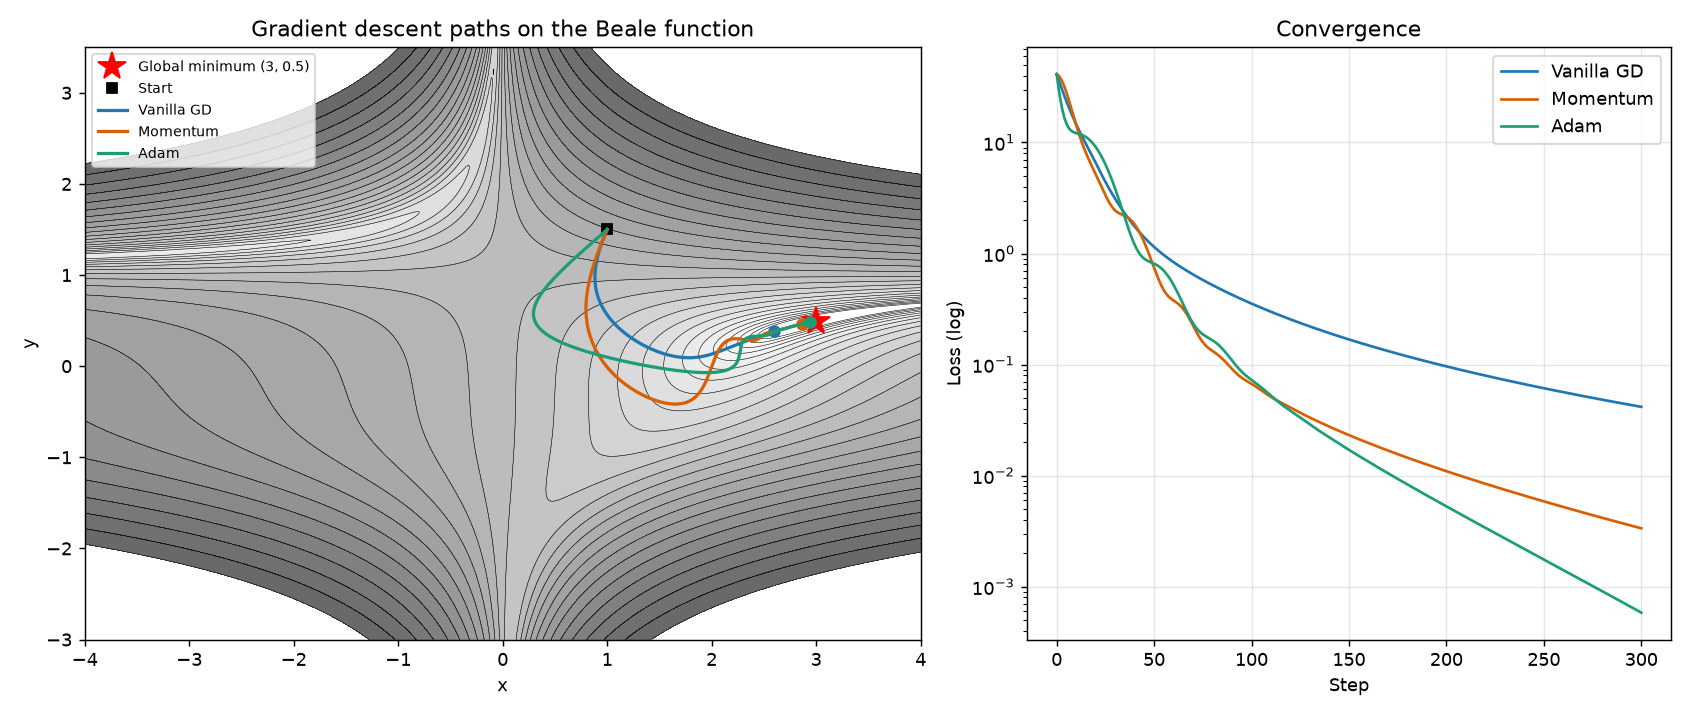

This chart was generated by the following Python code:
"""Visualise gradient descent on a 2D loss surface.

Compares vanilla GD, momentum and Adam on the Beale function (narrow curved
valley, non-convex), showing the paths on a contour plot and loss vs. step.

Usage:
    python gradient_descent.py                 # save gradient_descent.png
    python gradient_descent.py --animate       # also save gradient_descent.gif
    python gradient_descent.py --lr 0.005 --steps 400
"""
import argparse

import matplotlib

matplotlib.use("Agg")
import matplotlib.pyplot as plt
import numpy as np
from matplotlib.animation import FuncAnimation, PillowWriter


def loss(p):
    x, y = p
    return (1.5 - x + x * y) ** 2 + (2.25 - x + x * y**2) ** 2 + (2.625 - x + x * y**3) ** 2


def grad(p):
    x, y = p
    a, b, c = 1.5 - x + x * y, 2.25 - x + x * y**2, 2.625 - x + x * y**3
    dx = 2 * a * (y - 1) + 2 * b * (y**2 - 1) + 2 * c * (y**3 - 1)
    dy = 2 * a * x + 2 * b * 2 * x * y + 2 * c * 3 * x * y**2
    return np.array([dx, dy])


def clip(g, max_norm=10.0):
    """Gradient clipping keeps the steep walls of the surface from diverging."""
    n = np.linalg.norm(g)
    return g if n <= max_norm else g * max_norm / n


def vanilla(start, lr, steps):
    p, path = np.array(start, float), [np.array(start, float)]
    for _ in range(steps):
        p = p - lr * clip(grad(p))
        path.append(p)
    return np.array(path)


def momentum(start, lr, steps, beta=0.9):
    p, v, path = np.array(start, float), np.zeros(2), [np.array(start, float)]
    for _ in range(steps):
        v = beta * v + clip(grad(p))
        p = p - lr * v
        path.append(p)
    return np.array(path)


def adam(start, lr, steps, b1=0.9, b2=0.999, eps=1e-8):
    p, m, v, path = np.array(start, float), np.zeros(2), np.zeros(2), [np.array(start, float)]
    for t in range(1, steps + 1):
        g = grad(p)
        m = b1 * m + (1 - b1) * g
        v = b2 * v + (1 - b2) * g**2
        p = p - lr * (m / (1 - b1**t)) / (np.sqrt(v / (1 - b2**t)) + eps)
        path.append(p)
    return np.array(path)


def main():
    ap = argparse.ArgumentParser()
    ap.add_argument("--lr", type=float, default=0.005, help="learning rate for GD/momentum")
    ap.add_argument("--adam-lr", type=float, default=0.1)
    ap.add_argument("--steps", type=int, default=300)
    ap.add_argument("--animate", action="store_true")
    args = ap.parse_args()

    start = (1.0, 1.5)
    runs = {
        "Vanilla GD": (vanilla(start, args.lr, args.steps), "#1f77b4"),
        "Momentum": (momentum(start, args.lr / 4, args.steps), "#d95f02"),
        "Adam": (adam(start, args.adam_lr, args.steps), "#1b9e77"),
    }

    xs, ys = np.linspace(-4, 4, 400), np.linspace(-3, 3.5, 400)
    X, Y = np.meshgrid(xs, ys)
    Z = loss((X, Y))
    levels = np.logspace(-1, 3.2, 25)

    fig, (ax, ax2) = plt.subplots(1, 2, figsize=(13, 5.5), gridspec_kw={"width_ratios": [1.3, 1]})
    ax.contourf(X, Y, Z, levels=levels, norm=matplotlib.colors.LogNorm(), cmap="Greys", alpha=0.6)
    ax.contour(X, Y, Z, levels=levels, colors="k", linewidths=0.3)
    ax.plot(3, 0.5, "r*", ms=16, label="Global minimum (3, 0.5)")
    ax.plot(*start, "ks", label="Start")
    ax2.set_yscale("log")
    ax2.set(xlabel="Step", ylabel="Loss (log)", title="Convergence")
    ax.set(xlabel="x", ylabel="y", title="Gradient descent paths on the Beale function")

    lines, dots = {}, {}
    for name, (path, color) in runs.items():
        (lines[name],) = ax.plot([], [], "-", color=color, lw=1.8, label=name)
        (dots[name],) = ax.plot([], [], "o", color=color)
        ax2.plot([loss(p) + 1e-12 for p in path], color=color, label=name)
    ax.legend(loc="upper left", fontsize=8)
    ax2.legend()
    ax2.grid(alpha=0.3)

    def draw(i):
        for name, (path, _) in runs.items():
            lines[name].set_data(path[: i + 1, 0], path[: i + 1, 1])
            dots[name].set_data([path[i, 0]], [path[i, 1]])
        return [*lines.values(), *dots.values()]

    draw(args.steps)
    fig.tight_layout()
    fig.savefig("gradient_descent.png", dpi=130)
    print("Saved gradient_descent.png")
    for name, (path, _) in runs.items():
        print(f"{name:11s} final loss {loss(path[-1]):.5f} at ({path[-1][0]:.3f}, {path[-1][1]:.3f})")

    if args.animate:
        anim = FuncAnimation(fig, draw, frames=range(0, args.steps + 1, 3), blit=True)
        anim.save("gradient_descent.gif", writer=PillowWriter(fps=20))
        print("Saved gradient_descent.gif")


if __name__ == "__main__":
    main()
